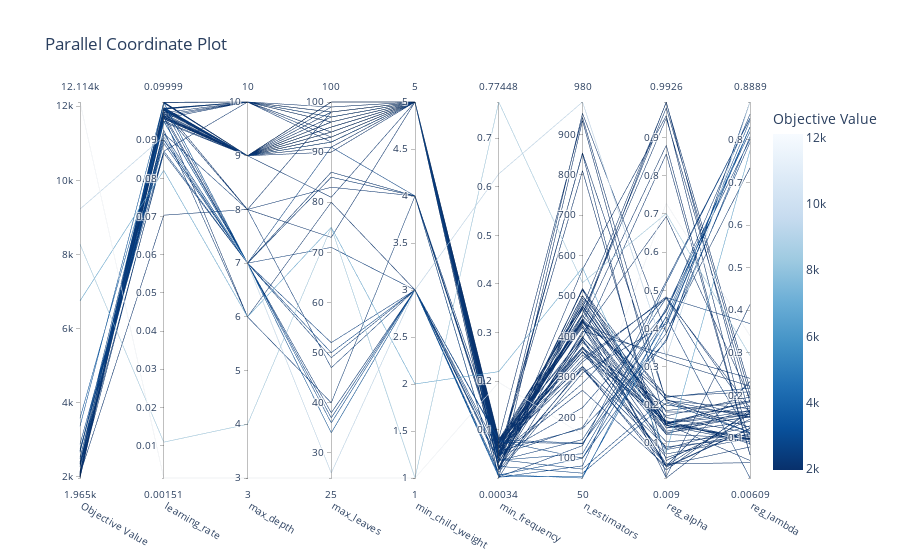

The notebook cell saved with this chart:
### Markdown cell above
A partir del trial 50-80 se empeizan a ver mejoras considerables.

### Code cell
plot_parallel_coordinate(study)
